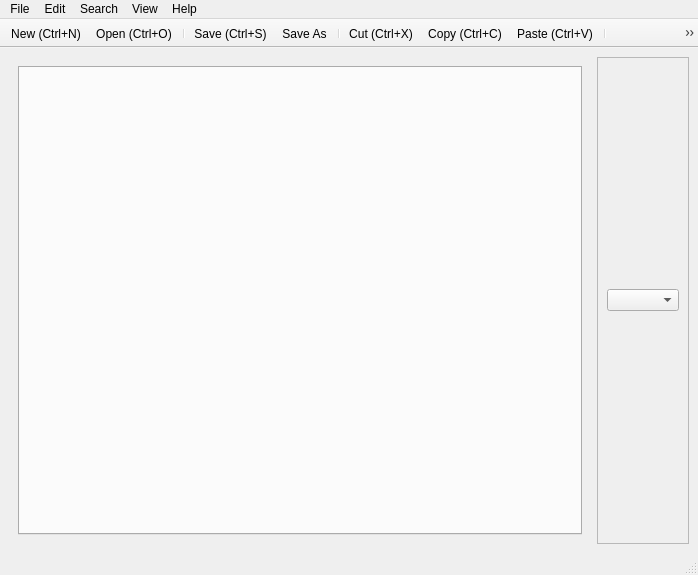
<?xml version="1.0" encoding="UTF-8"?>
<ui version="4.0">
 <class>MainWindow</class>
 <widget class="QMainWindow" name="MainWindow">
  <property name="geometry">
   <rect>
    <x>0</x>
    <y>0</y>
    <width>698</width>
    <height>575</height>
   </rect>
  </property>
  <property name="sizePolicy">
   <sizepolicy hsizetype="Expanding" vsizetype="Expanding">
    <horstretch>0</horstretch>
    <verstretch>0</verstretch>
   </sizepolicy>
  </property>
  <property name="minimumSize">
   <size>
    <width>312</width>
    <height>312</height>
   </size>
  </property>
  <property name="windowTitle">
   <string>G.R.O.M.</string>
  </property>
  <property name="windowIcon">
   <iconset resource="Icons.qrc">
    <normaloff>:/Program_Icon/icons/dnahelixpixels.jpg</normaloff>:/Program_Icon/icons/dnahelixpixels.jpg</iconset>
  </property>
  <widget class="QWidget" name="centralwidget">
   <layout class="QGridLayout" name="gridLayout_3">
    <item row="0" column="0">
     <widget class="QFrame" name="MainFrame">
      <property name="frameShape">
       <enum>QFrame::NoFrame</enum>
      </property>
      <property name="frameShadow">
       <enum>QFrame::Raised</enum>
      </property>
      <layout class="QGridLayout" name="gridLayout_2">
       <item row="0" column="0">
        <widget class="QTabWidget" name="tabWidget">
         <property name="tabShape">
          <enum>QTabWidget::Rounded</enum>
         </property>
         <property name="currentIndex">
          <number>-1</number>
         </property>
         <property name="documentMode">
          <bool>false</bool>
         </property>
         <property name="movable">
          <bool>true</bool>
         </property>
        </widget>
       </item>
      </layout>
     </widget>
    </item>
    <item row="0" column="1">
     <widget class="QFrame" name="moreFrame">
      <property name="frameShape">
       <enum>QFrame::StyledPanel</enum>
      </property>
      <property name="frameShadow">
       <enum>QFrame::Raised</enum>
      </property>
      <layout class="QGridLayout" name="gridLayout">
       <item row="0" column="0">
        <widget class="QComboBox" name="comboBox"/>
       </item>
      </layout>
     </widget>
    </item>
   </layout>
  </widget>
  <widget class="QMenuBar" name="menubar">
   <property name="geometry">
    <rect>
     <x>0</x>
     <y>0</y>
     <width>698</width>
     <height>25</height>
    </rect>
   </property>
   <widget class="QMenu" name="menuFile">
    <property name="title">
     <string>File</string>
    </property>
    <addaction name="actionIconNew"/>
    <addaction name="actionIconOpen"/>
    <addaction name="separator"/>
    <addaction name="actionIconSave"/>
    <addaction name="actionIconSaveAs"/>
    <addaction name="separator"/>
    <addaction name="actionExit"/>
   </widget>
   <widget class="QMenu" name="menuHelp">
    <property name="title">
     <string>Help</string>
    </property>
    <addaction name="separator"/>
    <addaction name="actionAbout"/>
    <addaction name="actionAbout_Qt"/>
   </widget>
   <widget class="QMenu" name="menuEdit">
    <property name="title">
     <string>Edit</string>
    </property>
    <addaction name="actionUndo"/>
    <addaction name="actionRedo"/>
    <addaction name="separator"/>
    <addaction name="actionCut"/>
    <addaction name="actionCopy"/>
    <addaction name="actionPaste"/>
    <addaction name="separator"/>
    <addaction name="actionComment"/>
    <addaction name="actionUncomment"/>
    <addaction name="separator"/>
    <addaction name="actionSelect_All"/>
    <addaction name="actionDeselect_All"/>
    <addaction name="separator"/>
    <addaction name="actionZoom_In"/>
    <addaction name="actionZoom_Out"/>
    <addaction name="separator"/>
    <addaction name="actionAdd_Row"/>
    <addaction name="actionRemove_Row"/>
    <addaction name="separator"/>
    <addaction name="actionMulti_Rename"/>
    <addaction name="actionRenumerate"/>
    <addaction name="separator"/>
   </widget>
   <widget class="QMenu" name="menuSearch">
    <property name="title">
     <string>Search</string>
    </property>
    <addaction name="actionFind"/>
    <addaction name="actionReplace"/>
   </widget>
   <widget class="QMenu" name="menuView">
    <property name="title">
     <string>View</string>
    </property>
    <addaction name="actionOpen_in_VMD"/>
    <addaction name="actionOpen_in_PyMol"/>
    <addaction name="actionOpen_in_Avogadro"/>
   </widget>
   <addaction name="menuFile"/>
   <addaction name="menuEdit"/>
   <addaction name="menuSearch"/>
   <addaction name="menuView"/>
   <addaction name="menuHelp"/>
  </widget>
  <widget class="QStatusBar" name="statusbar"/>
  <widget class="QToolBar" name="toolBar">
   <property name="windowTitle">
    <string>toolBar</string>
   </property>
   <property name="toolTip">
    <string/>
   </property>
   <property name="movable">
    <bool>false</bool>
   </property>
   <property name="allowedAreas">
    <set>Qt::AllToolBarAreas</set>
   </property>
   <property name="iconSize">
    <size>
     <width>35</width>
     <height>35</height>
    </size>
   </property>
   <property name="floatable">
    <bool>false</bool>
   </property>
   <attribute name="toolBarArea">
    <enum>TopToolBarArea</enum>
   </attribute>
   <attribute name="toolBarBreak">
    <bool>false</bool>
   </attribute>
   <addaction name="actionIconNew"/>
   <addaction name="actionIconOpen"/>
   <addaction name="separator"/>
   <addaction name="actionIconSave"/>
   <addaction name="actionIconSaveAs"/>
   <addaction name="separator"/>
   <addaction name="actionCut"/>
   <addaction name="actionCopy"/>
   <addaction name="actionPaste"/>
   <addaction name="separator"/>
   <addaction name="actionZoom_In"/>
   <addaction name="actionZoom_Out"/>
   <addaction name="separator"/>
   <addaction name="actionOpen_in_VMD"/>
   <addaction name="actionOpen_in_PyMol"/>
   <addaction name="actionOpen_in_Avogadro"/>
   <addaction name="separator"/>
   <addaction name="actionIconHelp"/>
  </widget>
  <action name="actionSelect_All">
   <property name="text">
    <string>Select All (Ctrl+A)</string>
   </property>
   <property name="toolTip">
    <string>Select All</string>
   </property>
  </action>
  <action name="actionAbout">
   <property name="text">
    <string>About G.R.O.M.</string>
   </property>
  </action>
  <action name="actionIconNew">
   <property name="icon">
    <iconset resource="Icons.qrc">
     <normaloff>:/Icons/icons/Files-New-File-icon.png</normaloff>:/Icons/icons/Files-New-File-icon.png</iconset>
   </property>
   <property name="text">
    <string>New (Ctrl+N)</string>
   </property>
  </action>
  <action name="actionIconOpen">
   <property name="icon">
    <iconset resource="Icons.qrc">
     <normaloff>:/Icons/icons/open-file-icon.png</normaloff>:/Icons/icons/open-file-icon.png</iconset>
   </property>
   <property name="text">
    <string>Open (Ctrl+O)</string>
   </property>
  </action>
  <action name="actionIconSave">
   <property name="icon">
    <iconset resource="Icons.qrc">
     <normaloff>:/Icons/icons/Actions-document-save-icon.png</normaloff>:/Icons/icons/Actions-document-save-icon.png</iconset>
   </property>
   <property name="text">
    <string>Save (Ctrl+S)</string>
   </property>
  </action>
  <action name="actionIconSaveAs">
   <property name="icon">
    <iconset resource="Icons.qrc">
     <normaloff>:/Icons/icons/Actions-document-save-as-icon.png</normaloff>:/Icons/icons/Actions-document-save-as-icon.png</iconset>
   </property>
   <property name="text">
    <string>Save As</string>
   </property>
  </action>
  <action name="actionIconHelp">
   <property name="icon">
    <iconset resource="Icons.qrc">
     <normaloff>:/Icons/icons/Actions-help-about-icon.png</normaloff>:/Icons/icons/Actions-help-about-icon.png</iconset>
   </property>
   <property name="text">
    <string>IconHelp</string>
   </property>
   <property name="toolTip">
    <string>Show Help (F1)</string>
   </property>
  </action>
  <action name="actionRenumerate">
   <property name="text">
    <string>Renumerate</string>
   </property>
  </action>
  <action name="actionExit">
   <property name="text">
    <string>Quit</string>
   </property>
  </action>
  <action name="actionFind">
   <property name="icon">
    <iconset resource="Icons.qrc">
     <normaloff>:/Search/icons/find/Start-Menu-Search-icon.png</normaloff>:/Search/icons/find/Start-Menu-Search-icon.png</iconset>
   </property>
   <property name="text">
    <string>Find (Ctrl+F)</string>
   </property>
  </action>
  <action name="actionFind_Next">
   <property name="icon">
    <iconset resource="Icons.qrc">
     <normaloff>:/Search/icons/find/Search-icon.png</normaloff>:/Search/icons/find/Search-icon.png</iconset>
   </property>
   <property name="text">
    <string>Find Next</string>
   </property>
   <property name="shortcut">
    <string>Ctrl+G</string>
   </property>
  </action>
  <action name="actionReplace">
   <property name="icon">
    <iconset>
     <normaloff>:/Search/icons/find/Actions-find-replace-icon.png</normaloff>:/Search/icons/find/Actions-find-replace-icon.png</iconset>
   </property>
   <property name="text">
    <string>Replace (Ctrl+H)</string>
   </property>
  </action>
  <action name="actionSave_as">
   <property name="text">
    <string>Save as...</string>
   </property>
  </action>
  <action name="actionUndo">
   <property name="icon">
    <iconset resource="Icons.qrc">
     <normaloff>:/Edit/icons/edit/Actions-undo-icon.png</normaloff>:/Edit/icons/edit/Actions-undo-icon.png</iconset>
   </property>
   <property name="text">
    <string>Undo (Ctrl+Z)</string>
   </property>
  </action>
  <action name="actionRedo">
   <property name="icon">
    <iconset resource="Icons.qrc">
     <normaloff>:/Edit/icons/edit/Actions-redo-icon.png</normaloff>:/Edit/icons/edit/Actions-redo-icon.png</iconset>
   </property>
   <property name="text">
    <string>Redo (Ctrl+Shift+Z)</string>
   </property>
  </action>
  <action name="actionCut">
   <property name="icon">
    <iconset resource="Icons.qrc">
     <normaloff>:/Edit/icons/edit/cut-icon.png</normaloff>:/Edit/icons/edit/cut-icon.png</iconset>
   </property>
   <property name="text">
    <string>Cut (Ctrl+X)</string>
   </property>
  </action>
  <action name="actionCopy">
   <property name="icon">
    <iconset resource="Icons.qrc">
     <normaloff>:/Edit/icons/edit/copy-icon.png</normaloff>:/Edit/icons/edit/copy-icon.png</iconset>
   </property>
   <property name="text">
    <string>Copy (Ctrl+C)</string>
   </property>
  </action>
  <action name="actionPaste">
   <property name="icon">
    <iconset resource="Icons.qrc">
     <normaloff>:/Edit/icons/edit/paste-icon.png</normaloff>:/Edit/icons/edit/paste-icon.png</iconset>
   </property>
   <property name="text">
    <string>Paste (Ctrl+V)</string>
   </property>
  </action>
  <action name="actionMulti_Rename">
   <property name="text">
    <string>Multi-Rename (Ctrl+R)</string>
   </property>
  </action>
  <action name="actionAbout_Qt">
   <property name="text">
    <string>About Qt</string>
   </property>
  </action>
  <action name="actionZoom_In">
   <property name="icon">
    <iconset resource="Icons.qrc">
     <normaloff>:/Edit/icons/edit/Zoom_in.png</normaloff>:/Edit/icons/edit/Zoom_in.png</iconset>
   </property>
   <property name="text">
    <string>Zoom In (Ctrl++)</string>
   </property>
   <property name="iconVisibleInMenu">
    <bool>false</bool>
   </property>
  </action>
  <action name="actionZoom_Out">
   <property name="icon">
    <iconset resource="Icons.qrc">
     <normaloff>:/Edit/icons/edit/Zoom_out.png</normaloff>:/Edit/icons/edit/Zoom_out.png</iconset>
   </property>
   <property name="text">
    <string>Zoom Out (Ctrl+-)</string>
   </property>
  </action>
  <action name="actionAdd_Row">
   <property name="text">
    <string>Add Row</string>
   </property>
  </action>
  <action name="actionRemove_Row">
   <property name="text">
    <string>Remove Row</string>
   </property>
  </action>
  <action name="actionDeselect_All">
   <property name="text">
    <string>Deselect All (Ctrl+Shift+A)</string>
   </property>
  </action>
  <action name="actionComment">
   <property name="text">
    <string>Comment (Ctrl+D)</string>
   </property>
  </action>
  <action name="actionUncomment">
   <property name="text">
    <string>Uncomment (Ctrl+Shift+D)</string>
   </property>
  </action>
  <action name="actionOpen_in_VMD">
   <property name="icon">
    <iconset resource="Icons.qrc">
     <normaloff>:/Icons/icons/vmd.png</normaloff>:/Icons/icons/vmd.png</iconset>
   </property>
   <property name="text">
    <string>open in VMD</string>
   </property>
   <property name="toolTip">
    <string>&lt;html&gt;&lt;head/&gt;&lt;body&gt;&lt;p&gt;open n VMD&lt;/p&gt;&lt;/body&gt;&lt;/html&gt;</string>
   </property>
  </action>
  <action name="actionOpen_in_PyMol">
   <property name="icon">
    <iconset resource="Icons.qrc">
     <normaloff>:/Icons/icons/pyMol.png</normaloff>:/Icons/icons/pyMol.png</iconset>
   </property>
   <property name="text">
    <string>open in PyMol</string>
   </property>
   <property name="toolTip">
    <string>&lt;html&gt;&lt;head/&gt;&lt;body&gt;&lt;p&gt;open in PyMol&lt;/p&gt;&lt;/body&gt;&lt;/html&gt;</string>
   </property>
  </action>
  <action name="actionOpen_in_Avogadro">
   <property name="icon">
    <iconset resource="Icons.qrc">
     <normaloff>:/Icons/icons/Avogadro.png</normaloff>:/Icons/icons/Avogadro.png</iconset>
   </property>
   <property name="text">
    <string>open in Avogadro</string>
   </property>
   <property name="toolTip">
    <string>&lt;html&gt;&lt;head/&gt;&lt;body&gt;&lt;p&gt;open in Avogadro&lt;/p&gt;&lt;/body&gt;&lt;/html&gt;</string>
   </property>
  </action>
 </widget>
 <resources>
  <include location="Icons.qrc"/>
 </resources>
 <connections/>
</ui>
